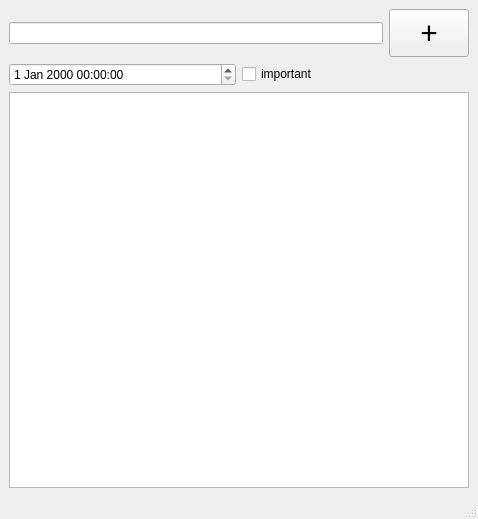
<?xml version="1.0" encoding="UTF-8"?>
<ui version="4.0">
 <class>MainWindow</class>
 <widget class="QMainWindow" name="MainWindow">
  <property name="geometry">
   <rect>
    <x>0</x>
    <y>0</y>
    <width>478</width>
    <height>519</height>
   </rect>
  </property>
  <property name="windowTitle">
   <string>MainWindow</string>
  </property>
  <widget class="QWidget" name="centralwidget">
   <layout class="QVBoxLayout" name="verticalLayout">
    <item>
     <layout class="QGridLayout" name="layout_tasks"/>
    </item>
    <item>
     <layout class="QHBoxLayout" name="horizontalLayout">
      <item>
       <widget class="QLineEdit" name="tbx_new_task_title"/>
      </item>
      <item>
       <widget class="QPushButton" name="btn_new_task">
        <property name="minimumSize">
         <size>
          <width>30</width>
          <height>30</height>
         </size>
        </property>
        <property name="font">
         <font>
          <family>Calibri</family>
          <pointsize>24</pointsize>
          <bold>false</bold>
         </font>
        </property>
        <property name="text">
         <string>+</string>
        </property>
        <property name="iconSize">
         <size>
          <width>30</width>
          <height>30</height>
         </size>
        </property>
       </widget>
      </item>
     </layout>
    </item>
    <item>
     <layout class="QHBoxLayout" name="horizontalLayout_2">
      <item>
       <widget class="QDateTimeEdit" name="box_date_time"/>
      </item>
      <item>
       <widget class="QCheckBox" name="checkbox_important">
        <property name="text">
         <string>important</string>
        </property>
       </widget>
      </item>
     </layout>
    </item>
    <item>
     <widget class="QTextEdit" name="tbx_new_task_description"/>
    </item>
   </layout>
  </widget>
  <widget class="QMenuBar" name="menubar">
   <property name="geometry">
    <rect>
     <x>0</x>
     <y>0</y>
     <width>478</width>
     <height>22</height>
    </rect>
   </property>
  </widget>
  <widget class="QStatusBar" name="statusbar"/>
 </widget>
 <resources/>
 <connections/>
</ui>
